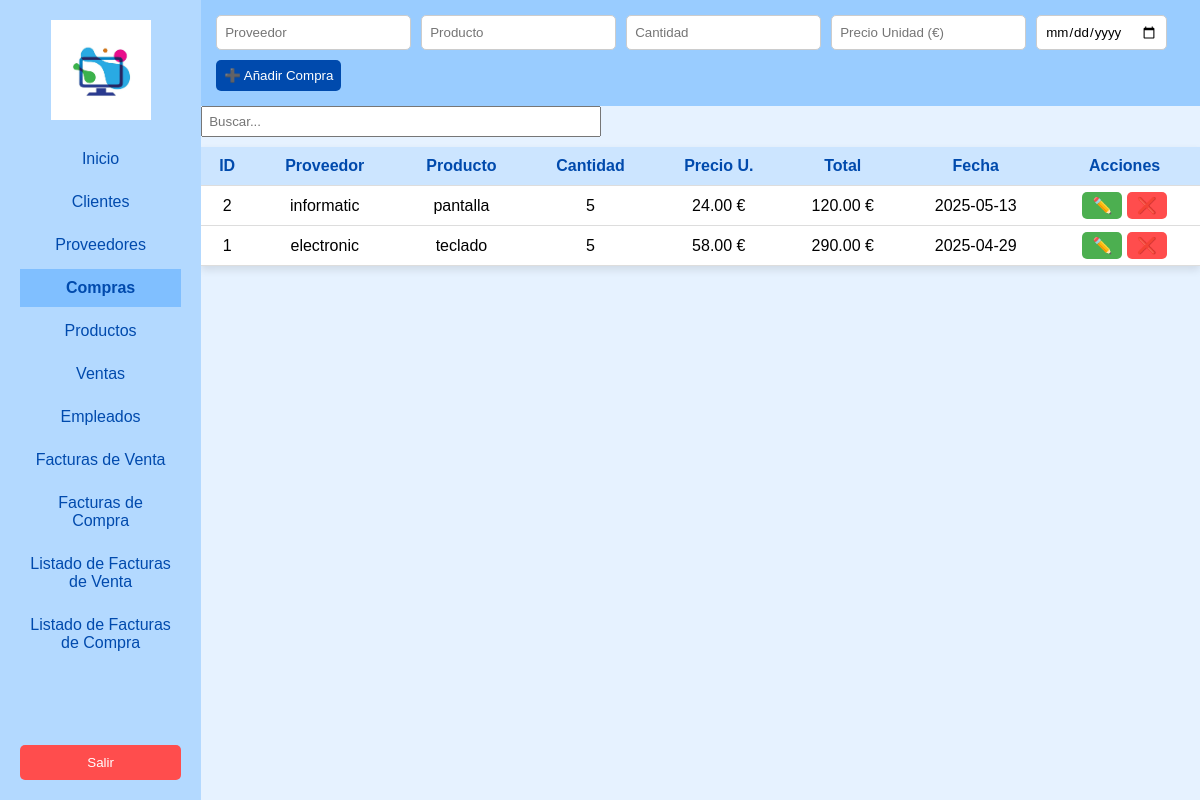
Screenshot of /compras.php with the database file from the repository.
### tables this page shows
CREATE TABLE `compras` (
  `id` int(11) NOT NULL,
  `proveedor` varchar(100) DEFAULT NULL,
  `producto` varchar(100) DEFAULT NULL,
  `cantidad` int(11) DEFAULT NULL,
  `precio_unitario` float DEFAULT NULL,
  `total` float DEFAULT NULL,
  `fecha` date DEFAULT NULL
);

### compras.php (the view, shortened to what this page needs)
<?php
include("includes/db.php");
$modo_edicion = false;
$compra_editar = null;
$resultado = $conn->query("SELECT * FROM compras ORDER BY id DESC");
?>
<!DOCTYPE html>
<html lang="es">
<head>
    <link rel="stylesheet" href="compras.css">
</head>
<body class="compras-body">
    <aside class="sidebar">
        <img src="images/logo.jpg" alt="Logo Empresa">
        <ul>
               <li><a href="main.php">Inicio</a></li>
            <li><a href="clientes.php">Clientes</a></li>
            <li><a href="proveedores.php">Proveedores</a></li>
            <li class="active"><a href="compras.php">Compras</a></li>
            <li><a href="productos.php">Productos</a></li>
            <li><a href="ventas.php">Ventas</a></li>
            <li><a href="empleados.php">Empleados</a></li>
             <li><a href="factura_venta.php">Facturas de Venta</a></li>
        <li><a href="factura_compra.php">Facturas de Compra</a></li>
        <li><a href="listar_facturas_venta.php">Listado de Facturas de Venta</a></li>
          <li><a href="listar_facturas_compra.php">Listado de Facturas de Compra</a></li>
        </ul>
        <button class="logout">Salir</button>
    </aside>
    <main class="content">
        <header class="top-bar">
            <form method="POST">
                <input type="text" name="proveedor" placeholder="Proveedor" required value="<?= $modo_edicion ? htmlspecialchars($compra_editar['proveedor']) : '' ?>">
                <input type="text" name="producto" placeholder="Producto" required value="<?= $modo_edicion ? htmlspecialchars($compra_editar['producto']) : '' ?>">
                <input type="number" name="cantidad" placeholder="Cantidad" required value="<?= $modo_edicion ? htmlspecialchars($compra_editar['cantidad']) : '' ?>">
                <input type="number" step="0.01" name="precio_unitario" placeholder="Precio Unidad (€)" required value="<?= $modo_edicion ? htmlspecialchars($compra_editar['precio_unitario']) : '' ?>">
                <input type="date" name="fecha" required value="<?= $modo_edicion ? htmlspecialchars($compra_editar['fecha']) : '' ?>">
                <button type="submit" name="<?= $modo_edicion ? 'guardar' : 'añadir' ?>" class="btn primary">
                    <?= $modo_edicion ? '💾 Guardar' : '➕ Añadir Compra' ?>
                </button>
            </form>
        </header>
        <section class="compras-table">
        <input type="text" class="search-input" placeholder="Buscar..."
       style="margin-bottom: 10px; padding: 6px; width: 100%; max-width: 400px;">
            <table>
                <thead>
                    <tr>
                        <th>ID</th>
                        <th>Proveedor</th>
                        <th>Producto</th>
                        <th>Cantidad</th>
                        <th>Precio U.</th>
                        <th>Total</th>
                        <th>Fecha</th>
                        <th>Acciones</th>
                    </tr>
                </thead>
                <tbody>
                    <?php while ($row = $resultado->fetch_assoc()): ?>
                    <tr>
                        <td><?= $row['id'] ?></td>
                        <td><?= htmlspecialchars($row['proveedor']) ?></td>
                        <td><?= htmlspecialchars($row['producto']) ?></td>
                        <td><?= $row['cantidad'] ?></td>
                        <td><?= number_format($row['precio_unitario'], 2) ?> €</td>
                        <td><?= number_format($row['total'], 2) ?> €</td>
                        <td><?= $row['fecha'] ?></td>
                        <td>
                            <a href="?editar=<?= $row['id'] ?>" class="edit-btn">✏️</a>
                            <a href="?eliminar=<?= $row['id'] ?>" onclick="return confirm('¿Eliminar esta compra?')" class="delete-btn">❌</a>
                        </td>
                    </tr>
                    <?php endwhile; ?>
                </tbody>
            </table>
        </section>
    </main>
</body>
</html>

### compras.css (style rules this page uses)
* { margin: 0; padding: 0; box-sizing: border-box; font-family: Arial, sans-serif; }
.compras-body { display: flex; height: 100vh; background-color: #e6f2ff; }
.sidebar { width: 220px; background-color: #b3d9ff; padding: 20px; display: flex; flex-direction: column; align-items: center; }
.sidebar img { width: 100px; margin-bottom: 20px; }
.sidebar ul { list-style: none; padding: 0; width: 100%; }
.sidebar li { padding: 10px; text-align: center; margin-bottom: 5px; }
.sidebar li.active { background-color: #80bfff; font-weight: bold; }
.sidebar li a { text-decoration: none; color: #004aad; }
.logout { margin-top: auto; padding: 10px; background-color: #ff4d4d; color: white; border: none; width: 100%; border-radius: 5px; cursor: pointer; }
.content { flex-grow: 1; display: flex; flex-direction: column; height: 100vh; overflow: hidden; }
.top-bar { display: flex; flex-wrap: wrap; gap: 10px; background-color: #99ccff; padding: 15px; position: sticky; top: 0; z-index: 1000; }
.top-bar form { display: flex; flex-wrap: wrap; gap: 10px; width: 100%; }
.top-bar input, .top-bar button { padding: 8px; border: 1px solid #ccc; border-radius: 5px; min-width: 120px; }
.btn.primary { background-color: #004aad; color: white; border: none; cursor: pointer; }
table { width: 100%; border-collapse: collapse; background: white; box-shadow: 0 4px 8px rgba(0,0,0,0.1); }
th, td { padding: 10px; text-align: center; border-bottom: 1px solid #ddd; }
th { background-color: #cce5ff; color: #004aad; }
.edit-btn { background-color: #4CAF50; color: white; border: none; padding: 5px 10px; border-radius: 5px; text-decoration: none; }
.delete-btn { background-color: #ff4d4d; color: white; border: none; padding: 5px 10px; border-radius: 5px; text-decoration: none; }

### rows the page displays
compras: id "2", proveedor "informatic", producto "pantalla", cantidad "5", precio_unitario "24.00", total "120.00", fecha "2025-05-13"
compras: id "1", proveedor "electronic", producto "teclado", cantidad "5", precio_unitario "58.00", total "290.00", fecha "2025-04-29"
